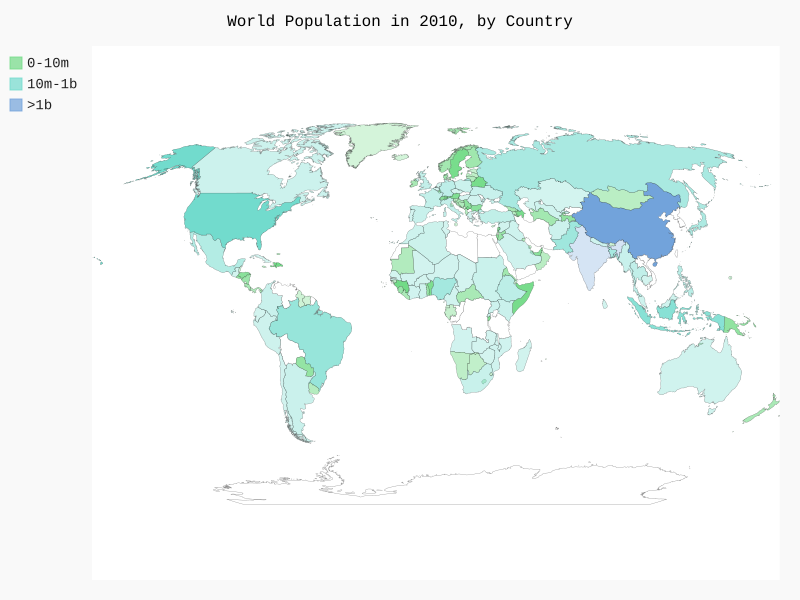

Recreate this plot in Python.
import json
import pygal
from country_code import get_country_code
from pygal.style import RotateStyle

# Load the data into a list.
filename = 'WorldMap/population_data.json'
with open(filename) as f:
    pop_data = json.load(f)

#Build a dictionary of population data.
cc_populations = {}
for pop_dict in pop_data:
    if pop_dict['Year'] == '2010':
        country_name = pop_dict['Country Name']
        population = int(float(pop_dict['Value']))
        code = get_country_code(country_name)
        if code:
            cc_populations[code] = population

#Group the countries into 3 population levels.
cc_pops_1, cc_pops_2, cc_pops_3 = {}, {}, {}
for cc, pop in cc_populations.items():
    if pop < 10000000:
        cc_pops_1[cc] = pop
    elif pop < 1000000000:
        cc_pops_2[cc] = pop
    else:
        cc_pops_3[cc] = pop

#See how manu countris are in each level
print(len(cc_pops_1),len(cc_pops_2),len(cc_pops_3))

wm_style = RotateStyle('#72db87')
wm = pygal.maps.world.World(style=wm_style)
wm.title = 'World Population in 2010, by Country'
wm.add('0-10m', cc_pops_1)
wm.add('10m-1b', cc_pops_2)
wm.add('>1b', cc_pops_3)

wm.render_to_file('WorldMap/world_population.svg')
